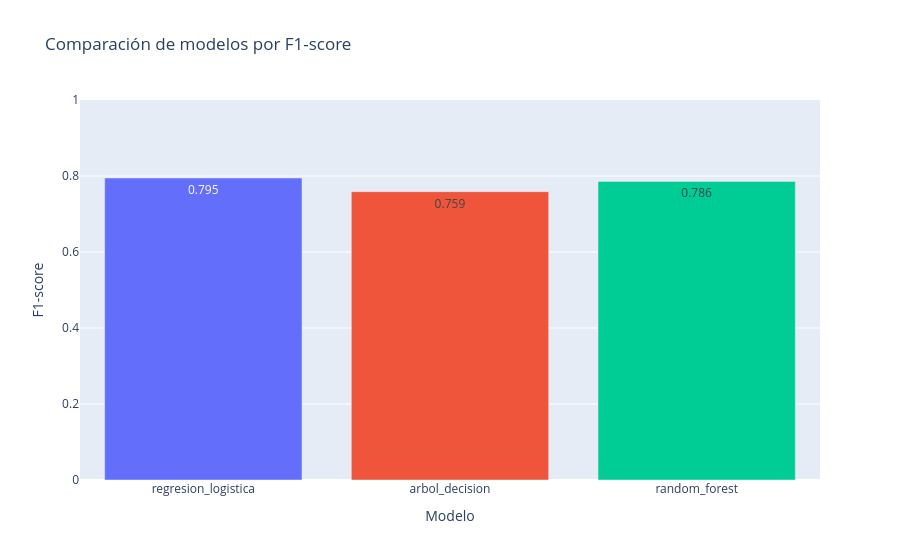

Notebook code for this chart:
### Code cell
fig = px.bar(comparacion.reset_index(), x="index", y="f1", text_auto=".3f",
             title="Comparación de modelos por F1-score",
             labels={"index": "Modelo", "f1": "F1-score"},
             color="index")
fig.update_layout(yaxis_range=[0, 1], showlegend=False)
fig.show()

### Figure 1 — Plotly figure (JSON) as saved in the notebook; plotly's stock layout.template omitted (floating-point values rounded to 4 significant figures)
{"data": [{"hovertemplate": "Modelo=%{x}<br>F1-score=%{y}<extra></extra>", "legendgroup": "regresion_logistica", "marker": {"color": "#636efa", "pattern": {"shape": ""}}, "name": "regresion_logistica", "orientation": "v", "showlegend": true, "textposition": "auto", "texttemplate": "%{y:.3f}", "type": "bar", "x": ["regresion_logistica"], "xaxis": "x", "y": [0.7947], "yaxis": "y"}, {"hovertemplate": "Modelo=%{x}<br>F1-score=%{y}<extra></extra>", "legendgroup": "arbol_decision", "marker": {"color": "#EF553B", "pattern": {"shape": ""}}, "name": "arbol_decision", "orientation": "v", "showlegend": true, "textposition": "auto", "texttemplate": "%{y:.3f}", "type": "bar", "x": ["arbol_decision"], "xaxis": "x", "y": [0.7588], "yaxis": "y"}, {"hovertemplate": "Modelo=%{x}<br>F1-score=%{y}<extra></extra>", "legendgroup": "random_forest", "marker": {"color": "#00cc96", "pattern": {"shape": ""}}, "name": "random_forest", "orientation": "v", "showlegend": true, "textposition": "auto", "texttemplate": "%{y:.3f}", "type": "bar", "x": ["random_forest"], "xaxis": "x", "y": [0.7858], "yaxis": "y"}], "layout": {"barmode": "relative", "legend": {"title": {"text": "Modelo"}, "tracegroupgap": 0}, "showlegend": false, "title": {"text": "Comparación de modelos por F1-score"}, "xaxis": {"anchor": "y", "categoryarray": ["regresion_logistica", "arbol_decision", "random_forest"], "categoryorder": "array", "domain": [0, 1], "title": {"text": "Modelo"}}, "yaxis": {"anchor": "x", "domain": [0, 1], "range": [0, 1], "title": {"text": "F1-score"}}}}
